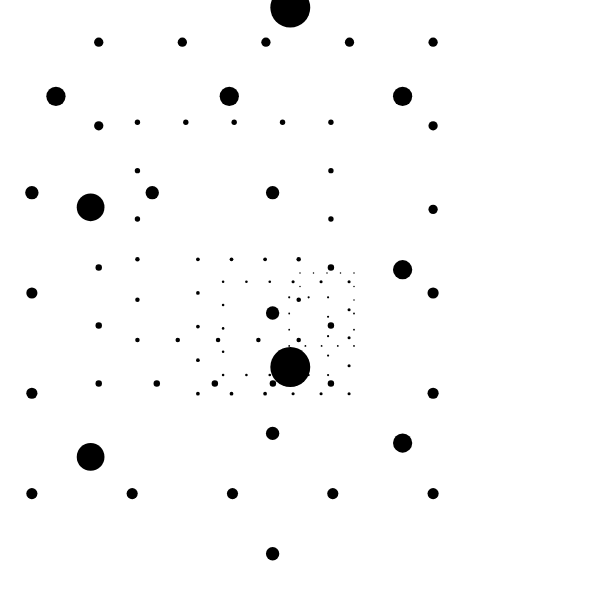
Frame 1 (no input)
Frame 60 (no input): identical to frame 1, image omitted
Frame 120 (the mouse pressed at the canvas centre since frame 60): identical to frame 1, image omitted

The p5.js sketch that drew this single still picture (run headless with seeded random() and noise() and a simulated clock; from frame 60 on, the mouse is pressed at the canvas centre):

// p5.js sketch
// ── sketch.js

// Point = P, Rectangle = R, line = F, Line*4 = D
// You can play around with length, angle, strokeweight, colors,...

let premise = 'P';
  let rules = {
    P: 'PP+PPPP+PPP>',
    
  }
let bigRule;


let length = 90;
let angle = 90;

function setup() {
  createCanvas(600, 600);
  angleMode(DEGREES);
  bigRule = resolveRules(premise, rules, 3);
  print(bigRule);
  
}

function draw() {
  background('white');
  stroke('black');
  strokeWeight(5);
  //noFill();
  translate(width / 2, height / 2);
  rotate(-90);
  scale(0.3);

  drawShape(bigRule);
   // angle += 1;
  // length += 0.1;
}

function resolveRules(startRule, rules, depth) {
  let endRule = '';
  for (let currentLetter of startRule) {
    if (currentLetter in rules) {
      endRule += rules[currentLetter];
    } else {
      endRule += currentLetter;
    }
  }
  if (depth >= 1) {
    endRule = resolveRules(endRule, rules, depth - 1);
  }
  return endRule;
}


function drawShape(rule)  {
  for (let c of rule) {
    if (c === 'F') {
      line(0, 0, length, 0);
      translate(length, 0);
    } else if (c === 'R') {
      rect(0, 0, length, length*8);
      translate(length, 0);
    } else if (c === 'P') {
      point(0, 0);
      translate(length/2, 0);
    } else if (c === 'D') {
      line(0, 0, length * 4, 0);
      translate(length*4, 0);
    } else if (c === 'f') {
      translate(0, length, 0);
    } else if (c === '+') {
      rotate(angle);
    } else if (c === '-') {
      rotate(-angle);
    } else if (c === '[') {
      push();
    } else if (c === ']') {
      pop();
    } else if (c === '>') {
      scale(1.2);
    } else if (c === '<') {
      scale(0.8);
   
    }
  }
}
